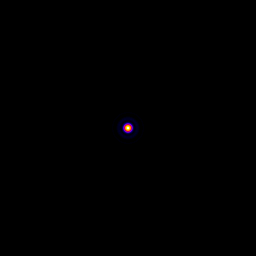
#> input picture samples_psf/PSF BW.tif, 256 x 256 px
$ python -i detectors.py   (imports and definitions only)
#> lines starting #> are read from the running program, lines starting #| are printed output that depends on the picture; after the words box and inside, x2 and y2 are one past the last pixel; in counts of white or black regions, pixels touching at a corner belong together
'''
class for particle detection
'''

import numpy as np
import scipy as sp
import matplotlib.pyplot as plt

from skimage.feature import peak_local_max # find local max on the image


class Detectors(object):
    """
    detectors class for particle detection and subpixel localisation
    """
    def __init__(self):
        """Initialise variables
        """

        self.img_sef=[]
        self.binary_sef=[]

        # parameters for approach
        #SEF
        self.c=0.8 # coef for the thresholding
        self.sigma=3. # max sigma for LOG

        #thresholding
        self.min_distance=4 # minimum distance between two max after SEF
        self.threshold_rel=0.1 # min picl value in relation to the image

        self.expected_size=20 # expected size of the particle

    def sef(self, img, sigma, c):
        '''
        spot enhancing filter
        '''
#> called with sigma = 3, c = 0.8
        img_filtered=img*np.ones(img.shape)
        img_sef1=sp.ndimage.gaussian_laplace(img_filtered, sigma) # calculate laplacian of gaussian
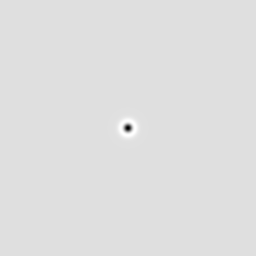
#> img_sef1: shape (256, 256) float64; min -13.67, max 1.9, mean -1.74e-05; drawn with min black and max white
        img_sef1=abs(img_sef1-np.abs(np.max(img_sef1))) # remove negative values keeping the proportion b/w pixels
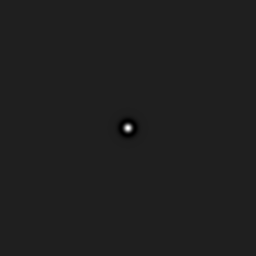
#> img_sef1: shape (256, 256) float64; min 0, max 15.57, mean 1.9; drawn with min black and max white

    # thresholding
        th=np.mean(img_sef1)+c*np.std(img_sef1) # calculate threshold value
#> th = 2.11
        img_sef=np.copy(img_sef1) # copy the image
        img_sef[img_sef<th]=0 # thresholding

        # create a binary mask for the next step
        img_sef_bin = np.copy(img_sef)
        img_sef_bin[img_sef_bin<th]=0
        img_sef_bin[img_sef_bin>=th]=1
#> img_sef_bin: shape (256, 256) float64; values 0 (black) and 1 (white), 0.13% white; 1 white region, box (x1, y1, x2, y2) and area: (123, 123, 133, 133) 88

        return img_sef, img_sef_bin

    def radialsym_centre(self, img):
        '''
         Calculates the center of a 2D intensity distribution (calculation of radial symmetry centers)

        '''

        def lsradialcenterfit(m, b, w):
            '''
            least squares solution to determine the radial symmetry center
            '''
            wm2p1=np.divide(w,(np.multiply(m,m)+1))
            sw=np.sum(wm2p1)
            smmw = np.sum(np.multiply(np.multiply(m,m),wm2p1))
            smw  = np.sum(np.multiply(m,wm2p1))
            smbw = np.sum(np.multiply(np.multiply(m,b),wm2p1))
            sbw  = np.sum(np.multiply(b,wm2p1))
            det = smw*smw - smmw*sw
            xc = (smbw*sw - smw*sbw)/det # relative to image center
            yc = (smbw*smw - smmw*sbw)/det # relative to image center

            return xc, yc

        # GRID
        #  number of grid points
        Ny, Nx = img.shape

        # for x
        val=int((Nx-1)/2.0-0.5)
        xm_onerow = np.asarray(range(-val,val+1))
        xm = np.ones((Nx-1,Nx-1))*xm_onerow

        # for y
        val=int((Ny-1)/2.0-0.5)
        ym_onerow = np.asarray(range(-val,val+1))
        ym = (np.ones((Ny-1,Ny-1))*ym_onerow).transpose()

        # derivate along 45-degree shidted coordinates

        dIdu = np.subtract(img[0:Nx-1, 1:Ny].astype(float),img[1:Nx, 0:Ny-1].astype(float))
        dIdv = np.subtract(img[0:Nx-1, 0:Ny-1].astype(float),img[1:Nx, 1:Ny].astype(float))


        #smoothing
        filter_core=np.ones((3,3))/9
        fdu=sp.signal.convolve2d(dIdu,filter_core,  mode='same', boundary='fill', fillvalue=0)
        fdv=sp.signal.convolve2d(dIdv,filter_core,  mode='same', boundary='fill', fillvalue=0)

        dImag2=np.multiply(fdu,fdu)+np.multiply(fdv,fdv)

        #slope of the gradient
        m = np.divide(-(fdv + fdu), (fdu-fdv))

        # if some of values in m is NaN
        m[np.isnan(m)]=np.divide(dIdv+dIdu, dIdu-dIdv)[np.isnan(m)]

        # if some of values in m is still NaN
        m[np.isnan(m)]=0


        # if some of values in m  are inifinite

        m[np.isinf(m)]=10*np.max(m)

        #shortband b
        b = ym - m*xm

        #weighting
        sdI2=np.sum(dImag2)

        xcentroid = np.sum(np.multiply(dImag2, xm))/sdI2
        ycentroid = np.sum(np.multiply(dImag2, ym))/sdI2
        w=np.divide(dImag2, np.sqrt(np.multiply((xm-xcentroid),(xm-xcentroid))+np.multiply((ym-ycentroid),(ym-ycentroid))))

        # least square minimisation
        xc,yc=lsradialcenterfit(m, b, w)

        # output replated to upper left coordinate
        x=xc + (Nx+1)/2 # xc + (Nx+1)/2
        y=yc + (Ny+1)/2 # yc + (Ny+1)/2

        return x, y

    def detect(self, frame):
        '''
        detect vesicles
        '''

        # Spot enhancing filter
        self.img_sef, self.binary_sef=self.sef(frame, self.sigma, self.c)

        # find local maximum
        peaks_coor=peak_local_max(self.img_sef, min_distance=self.min_distance, threshold_rel=self.threshold_rel) # min distance between peaks and threshold_rel - min value of the peak - in relation to the max value
#> peaks_coor = [[127, 127]]


        coordinates=[]
        for point in peaks_coor:

            data=np.zeros((self.expected_size,self.expected_size))

            #start point
            start_x=int(point[0]-self.expected_size/2)
            start_y=int(point[1]-self.expected_size/2)

            #end point
            end_x=int(point[0]+self.expected_size/2)
            end_y=int(point[1]+self.expected_size/2)

            x_0=0
            x_1=self.expected_size
            y_0=0
            y_1=self.expected_size

            # define ROI coordinates

            if start_x<0:
                start_x=0
                x_0=int(self.expected_size/2-point[0])

            if start_y<0:
                start_y=0
                y_0=int(self.expected_size/2-point[1])

            if end_x>frame.shape[0]:
                end_x=frame.shape[0]
                x_1=int(frame.shape[0]-point[0]+self.expected_size/2)

            if end_y>frame.shape[1]:
                end_y=frame.shape[1]
                y_1=int(frame.shape[1]-point[1]+self.expected_size/2)


            data[x_0:x_1,y_0:y_1]=frame[start_x:end_x, start_y:end_y]

            # radial symmetry centers
            x,y=self.radialsym_centre(data)

            # check that the centre is inside of the spot
            if y<self.expected_size and x<self.expected_size and y>=0 and x>=0:
                coordinates.append([x+int(point[0]-self.expected_size/2),y+int(point[1]-self.expected_size/2)])
#> this loop made 1 pass
#> (point, x_0, y_0) on pass 1: ([127, 127], 0, 0)
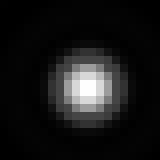
#> data: shape (20, 20) float64 (shown 8 times larger); min 0, max 254, mean 23.6
#> after the loop, coordinates = []

        return coordinates

>>> import cv2
>>> picture = cv2.imread('../samples_psf/PSF BW.tif', cv2.IMREAD_GRAYSCALE)
>>> result = Detectors().detect(picture)
#> result = []
